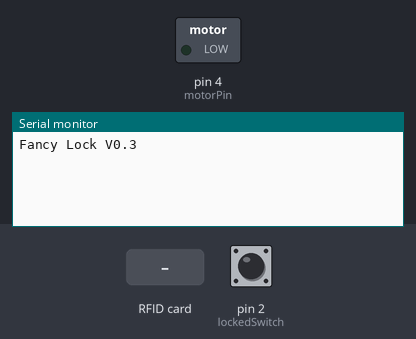
This sketch was run on a simulated Arduino Uno, built with avr-gcc and run on an emulated ATmega328P. On the bench: switched loads named in the sketch (green lamp = pin HIGH), the last lines printed to the serial monitor. Inputs (shaded band) come from the test bench; at power-on: pin 2 (lockedSwitch) HIGH.

Above: at 1.2 s.
1.3 s: pin 2 (lockedSwitch) pulled LOW for 0.15 s
At 1.9 s:
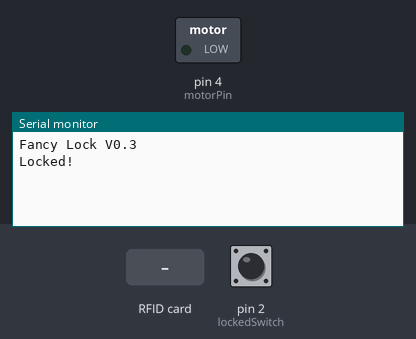
2.9 s: RFID card 5E 7A 19 C4 held to the reader
At 3.4 s:
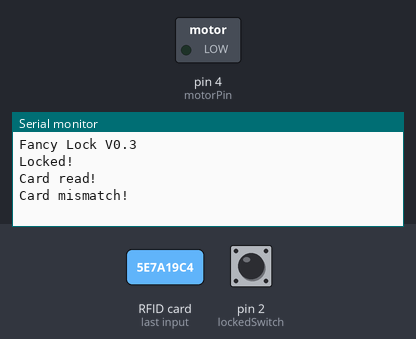

Measured:
- after the input at 1.3 s, the serial monitor: prints a new line at once (image 1)
- after the input at 2.9 s, the serial monitor: prints a new line at once (image 2)

The sketch:

lock.ino
```cpp
#include <ezButton.h>

#include <Wire.h>
#include <PN532_I2C.h>
#include <PN532.h>
#include <NfcAdapter.h>

// Switches
ezButton lockedSwitch(2);
ezButton unlockingSwitch(3);

// NFC config
PN532_I2C pn532i2c(Wire);
PN532 nfc(pn532i2c);

// Motor
int motorPin = 4;

void setup() {
  Serial.begin(115200);
  Serial.println("Fancy Lock V0.3");

  // Switch setup
  lockedSwitch.setDebounceTime(50);

  // NFC setup
  nfc.begin();
  nfc.setPassiveActivationRetries(0xFF);
  nfc.SAMConfig();

  // Motor
  pinMode(motorPin, OUTPUT);
}

void loop() {
  // NFC state
  // Valid NFC card data
  uint8_t validUid[] = { 131, 182, 44, 146, 0, 0, 0 };

  // State for NFC reading
  boolean success;
  uint8_t uid[] = { 0, 0, 0, 0, 0, 0, 0 };  // Buffer to store the returned UID
  uint8_t uidLength;                        // Length of the UID (4 or 7 bytes depending on ISO14443A card type)

  // State for NFC matching
  boolean match;

  if(lockedSwitch.getStateRaw() == LOW) {
    Serial.println("Locked!");

    success = nfc.readPassiveTargetID(PN532_MIFARE_ISO14443A, &uid[0], &uidLength);
    if (success) {
      Serial.println("Card read!");

      match = true;
      for (uint8_t i=0; i < 4; i++) {
        if (validUid[i] != uid[i]) {
          match = false;
          break;
        }
      }

      if (match) {
        Serial.println("Card match!");

        Serial.println("Unlocking in 3 seconds!");
        delay(3000);

        Serial.println("Unlocking...");
        digitalWrite(motorPin, HIGH);

        boolean unlocking = true;
        while (unlocking) {
          unlockingSwitch.loop();

          if (unlockingSwitch.isReleased()) {
            digitalWrite(motorPin, LOW);
            unlocking = false;
          }
        }

        Serial.println("Unlocked!");
        delay(3000);
      } else {
        Serial.println("Card mismatch!");
      }
    }
  }
}
```
